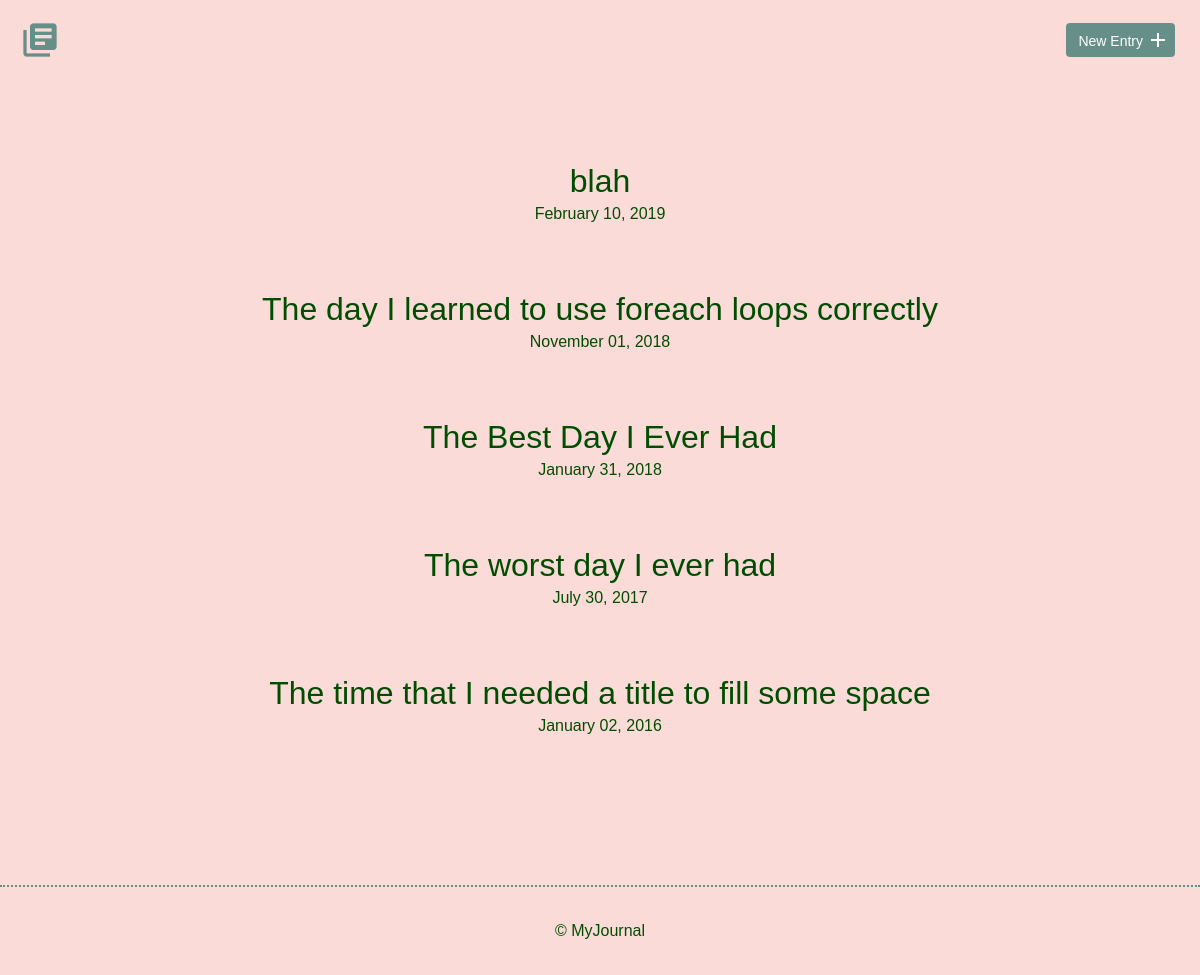
Before: / with the older database file.
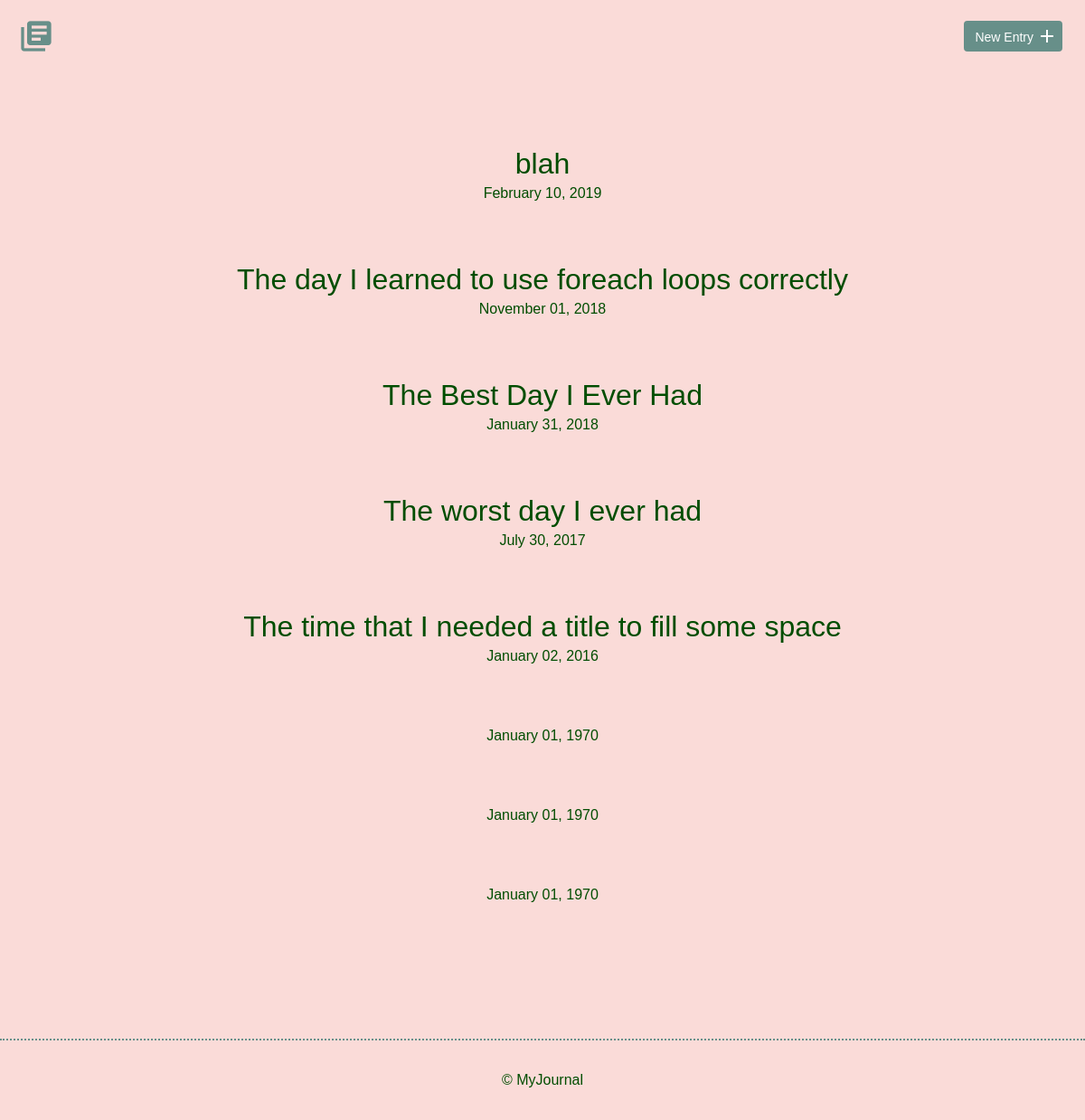
After: the same page with the newer database file.
### tables this page shows
CREATE TABLE "entries" (
	`id`	INTEGER,
	`title`	TEXT,
	`date`	TEXT,
	`time_spent`	INTEGER,
	`learned`	BLOB,
	`resources`	BLOB,
	PRIMARY KEY(`id`)
);

### inc/functions.php (called while the page is built, shortened)
<?php
 function get_them_entries() {
     include ('connections.php');
 try {
    $sql =  'SELECT * FROM entries ORDER BY date DESC';
    $results = $db->prepare($sql);
    $results->execute();
 } catch (Exception $e) {
     echo "Unable to get that entry. </br>";
     echo $e->getMessage();
 }
 $entries = $results->fetchAll();
 return $entries;
}
?>

### index.php (the view, shortened to what this page needs)
<?php
include ('inc/functions.php');
?>
<!DOCTYPE html>
<html>
    <head>
        <link rel="stylesheet" href="css/normalize.css">
        <link rel="stylesheet" href="css/site.css">
    </head>
    <body>
      <?php include ('inc/header.php'); ?>
        <section>
            <div class="container">
                <div class="entry-list">
                    <?php
                    foreach(get_them_entries() as $entry) {
                    $date2 = date('F d, Y', strtotime($entry['date']));
                    echo '<article><h2><a href="detail.php?id=' . $entry['id'] .  ' " > ' . $entry['title'] . "</a></h2>";
                    echo '<time datetime="2016-01-02'. $entry['date'] . '" > '. $date2  . '</time></article>';
                    }
                    ?>
                </div>
            </div>
        </section>
        <footer>
            <div>
                &copy; MyJournal
            </div>
        </footer>
    </body>
</html>

### inc/header.php
<header>
            <div class="container">
                <div class="site-header">
                    <a class="logo" href="index.php"><i class="material-icons">library_books</i></a>
                    <a class="button icon-right" href="new.php"><span>New Entry</span> <i class="material-icons">add</i></a>
                </div>
        </div>
        </header>

### css/site.css (style rules this page uses)
body { font-size: 16px; color: #004d00; font-family: 'Arial'; font-weight: 400; background-color: #FADBD8; }
.container { margin: 0 auto; padding: 0 25px; }
header .site-header { margin: 0 auto; height: 95px; }
header .logo i { color: #678f89; margin: 20px 0 0 -5px; float: left; font-size: 40px; }
header .button { float: right; margin: 33px 0 0 0; }
footer { text-align: center; padding: 35px 0; border-top: 2px dotted #678f89; }
.button { padding: 8px 10px 6px 10px; background: #678f89; border: 2px solid #678f89; border-radius: 4px; text-decoration: none; color: #FFF; position: relative; text-align: center; font-size: 14px; }
.button.icon-right { padding-right: 30px; top: -10px; }
.button.icon-right i { position: absolute; top: 3px; right: 3px; }
h1, h2, h3 { margin: 0; font-weight: 400; line-height: 1em; color:#004d00; }
h2 { font-size: 32px; color: #004d00; }
h2 a { text-decoration: none; color: #004d00; font-family: Comic 'Lucida Sans', sans-serif; }
.entry-list, .edit-entry, .new-entry { max-width: 800px; margin: 0 auto; padding: 70px 0 150px 0; color: #004d00; }
.entry-list article { margin-bottom: 70px; text-align: center; color: #004d00; }
.entry-list article:last-child { margin-bottom: 0; }
.entry-list article h2 { margin-bottom: 8px; color: #004d00; }

Changed rows visible on the page:
added entries: date "January 01, 1970"
added entries: date "January 01, 1970"
added entries: date "January 01, 1970"
